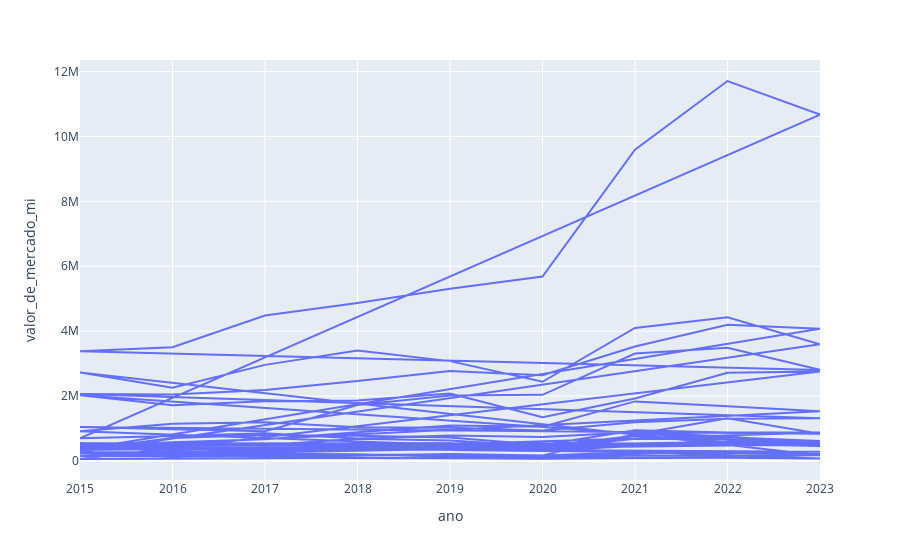

Write notebook code for a chart like this one.
### Code cell
fig = px.line(
    dataSetor3,
    x = 'ano',
    y = 'valor_de_mercado_mi'
)
fig.show()

### Figure 1 — Plotly figure (JSON) as saved in the notebook; plotly's stock layout.template omitted (floating-point values rounded to 4 significant figures; data arrays with more than 128 entries replaced by an {"elided": "..."} marker saying what was removed)
{"data": [{"hovertemplate": "ano=%{x}<br>valor_de_mercado_mi=%{y}<extra></extra>", "legendgroup": "", "line": {"color": "#636efa", "dash": "solid"}, "marker": {"symbol": "circle"}, "mode": "lines", "name": "", "orientation": "h", "showlegend": false, "type": "scatter", "x": {"elided": "189 int values"}, "xaxis": "x", "y": {"elided": "189 int values"}, "yaxis": "y"}], "layout": {"legend": {"tracegroupgap": 0}, "margin": {"t": 60}, "xaxis": {"anchor": "y", "domain": [0, 1], "title": {"text": "ano"}}, "yaxis": {"anchor": "x", "domain": [0, 1], "title": {"text": "valor_de_mercado_mi"}}}}
